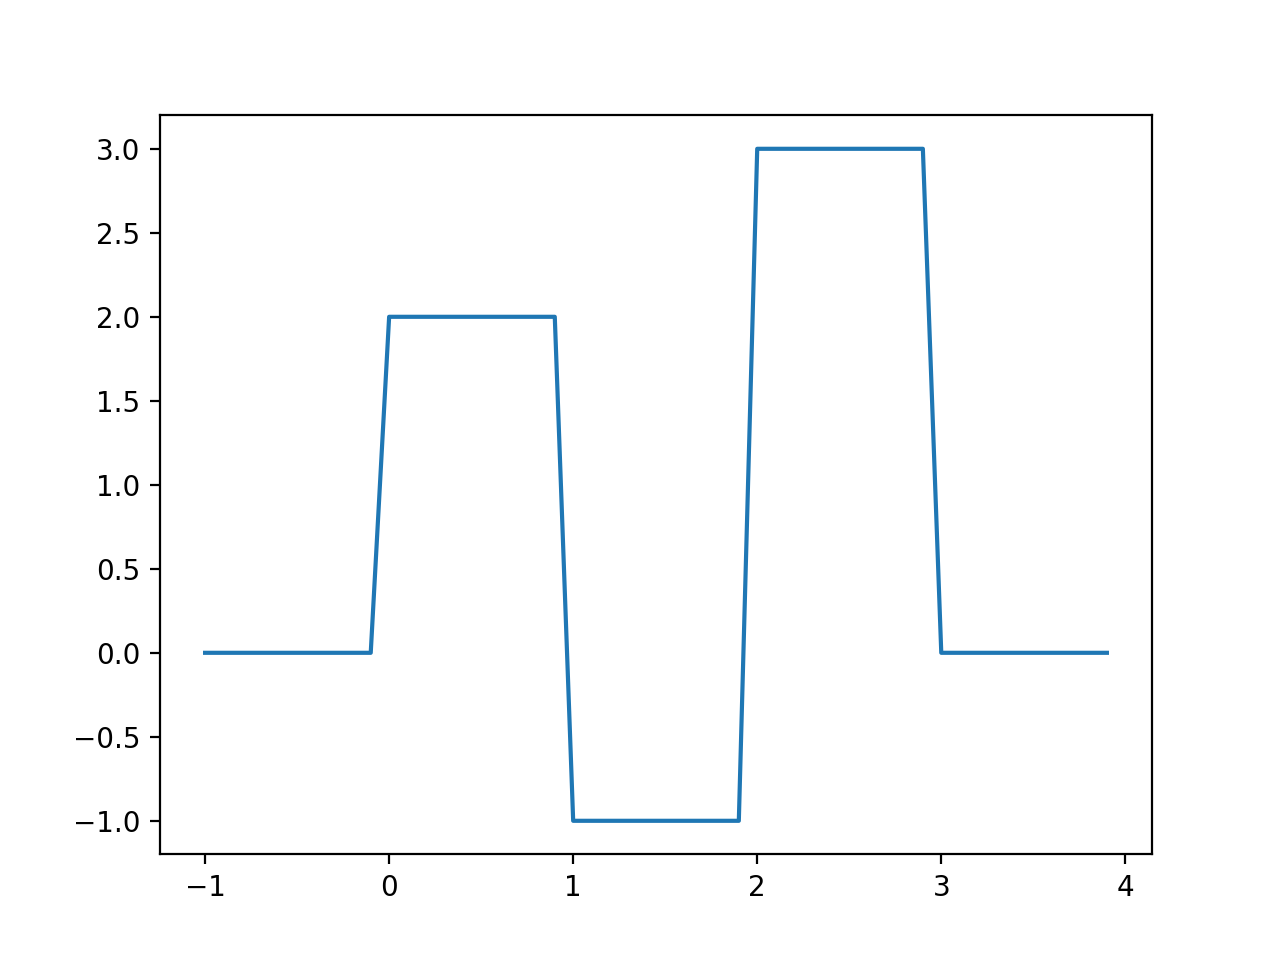

Recreate this plot in Python.
import torch
import matplotlib.pyplot as plt
import numpy as np


def main():
    w = torch.tensor([[1000. for _ in range(6)]])
    v = torch.tensor([[2.], [-2.], [-1.], [1.], [3.], [-3.]])
    b = [[5., -995., -995., -1995.0, -1995.0, -2995.0]]
    b = torch.tensor(b, requires_grad=True)
    f = lambda x: torch.sigmoid(x @ w + b) @ v

    x = []
    y = []
    data = [[-1, 0, 0.], [0, 1, 2.], [1, 2, -1.], [2, 3, 3.], [3, 4, 0.]]
    for l, r, val in data:
        x += [i for i in np.arange(l, r, 0.1)]
        y += [val for i in range(int((r - l) / 0.1))]
    x = torch.tensor(x, dtype=torch.float32).reshape(len(x), 1)
    y = torch.tensor(y).reshape(len(y), 1)

    for i in range(1000000):
        loss = torch.norm(f(x) - y, p=1)
        loss.backward()
        if loss <= 1e-4:
            break
        with torch.no_grad():
            b -= 10 * b.grad
            b.grad.zero_()
    print(b.data, loss.item())

    x = [i / 10.0 for i in range(-10, 40, 1)]
    y = [f(torch.tensor([[i]])).item() for i in x]
    plt.plot(x, y)
    plt.show()

    x = [i for i in np.arange(-10, 10, 0.01)]
    y = torch.sigmoid(torch.tensor(x)).numpy()
    plt.plot(x, y)
    plt.show()


if __name__ == "__main__":
    main()
